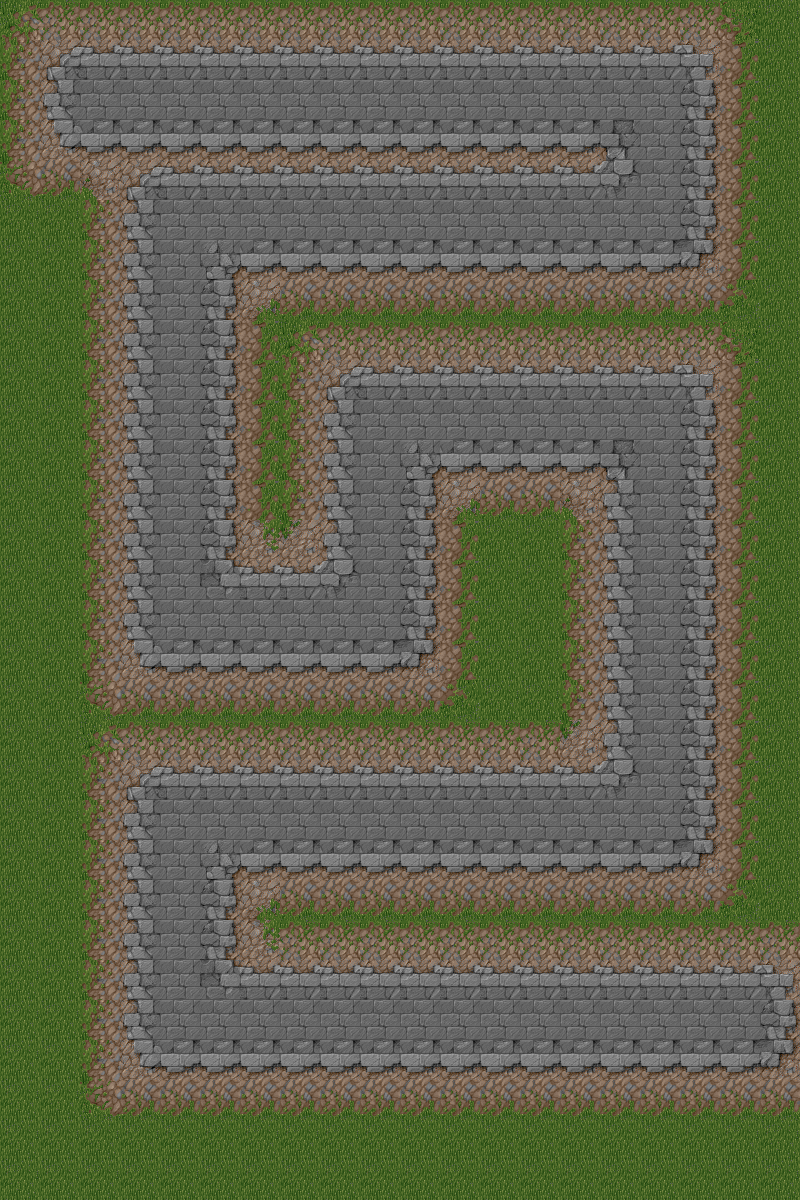

This is a level from a 2D game, rendered from its Tiled map with the project's own tilesets. A one-line summary and the complete map file follow:
An orthogonal 20x30 tile map with 40x40 px tiles, 1 tile layer (background) and 12 objects (12x waypoint).

<map version="1.0" tiledversion="1.0.3" orientation="orthogonal" renderorder="left-up" width="20" height="30" tilewidth="40" tileheight="40" nextobjectid="21">
 <tileset firstgid="1" source="../tilesets/map.tsx" />
 <objectgroup color="#e60000" name="waypoints">
  <object id="1" name="begin" type="waypoint" x="80" y="80">
   <properties>
    <property name="begin" type="bool" value="true" />
    <property name="order" type="int" value="0" />
   </properties>
  </object>
  <object id="2" name="end" type="waypoint" x="720" y="1000">
   <properties>
    <property name="end" type="bool" value="true" />
    <property name="order" type="int" value="11" />
   </properties>
  </object>
  <object id="3" name="wp1" type="waypoint" x="640" y="80">
   <properties>
    <property name="order" type="int" value="1" />
   </properties>
  </object>
  <object id="4" name="wp2" type="waypoint" x="640" y="200">
   <properties>
    <property name="order" type="int" value="2" />
   </properties>
  </object>
  <object id="5" name="wp3" type="waypoint" x="160" y="200">
   <properties>
    <property name="order" type="int" value="3" />
   </properties>
  </object>
  <object id="6" name="wp4" type="waypoint" x="160" y="600">
   <properties>
    <property name="order" type="int" value="4" />
   </properties>
  </object>
  <object id="7" name="wp5" type="waypoint" x="360" y="600">
   <properties>
    <property name="order" type="int" value="5" />
   </properties>
  </object>
  <object id="8" name="wp6" type="waypoint" x="360" y="400">
   <properties>
    <property name="order" type="int" value="6" />
   </properties>
  </object>
  <object id="9" name="wp7" type="waypoint" x="640" y="400">
   <properties>
    <property name="order" type="int" value="7" />
   </properties>
  </object>
  <object id="10" name="wp8" type="waypoint" x="640" y="800">
   <properties>
    <property name="order" type="int" value="8" />
   </properties>
  </object>
  <object id="11" name="wp9" type="waypoint" x="160" y="800">
   <properties>
    <property name="order" type="int" value="9" />
   </properties>
  </object>
  <object id="12" name="wp10" type="waypoint" x="160" y="1000">
   <properties>
    <property name="order" type="int" value="10" />
   </properties>
  </object>
 </objectgroup>
 <layer name="background" width="20" height="30">
  <data encoding="csv">
1,2,2,2,2,2,2,2,2,2,2,2,2,2,2,2,2,2,3,28,
13,49,50,50,50,50,50,50,50,50,50,50,50,50,50,50,50,51,15,28,
13,61,62,62,62,62,62,62,62,62,62,62,62,62,62,62,62,63,15,28,
13,73,74,74,74,74,74,74,74,74,74,74,74,74,74,64,62,63,15,28,
25,26,16,49,50,50,50,50,50,50,50,50,50,50,50,52,62,63,15,28,
28,28,13,61,62,62,62,62,62,62,62,62,62,62,62,62,62,63,15,28,
28,28,13,61,62,65,74,74,74,74,74,74,74,74,74,74,74,75,15,28,
28,28,13,61,62,63,17,26,26,26,26,26,26,26,26,26,26,26,27,28,
28,28,13,61,62,63,15,1,2,2,2,2,2,2,2,2,2,2,3,28,
28,28,13,61,62,63,15,13,49,50,50,50,50,50,50,50,50,51,15,28,
28,28,13,61,62,63,15,13,61,62,62,62,62,62,62,62,62,63,15,28,
28,28,13,61,62,63,15,13,61,62,65,74,74,74,74,64,62,63,15,28,
28,28,13,61,62,63,15,13,61,62,63,17,26,26,16,61,62,63,15,28,
28,28,13,61,62,63,5,4,61,62,63,15,28,28,13,61,62,63,15,28,
28,28,13,61,62,53,50,50,52,62,63,15,28,28,13,61,62,63,15,28,
28,28,13,61,62,62,62,62,62,62,63,15,28,28,13,61,62,63,15,28,
28,28,13,73,74,74,74,74,74,74,75,15,28,28,13,61,62,63,15,28,
28,28,25,26,26,26,26,26,26,26,26,27,28,28,13,61,62,63,15,28,
28,28,1,2,2,2,2,2,2,2,2,2,2,2,4,61,62,63,15,28,
28,28,13,49,50,50,50,50,50,50,50,50,50,50,50,52,62,63,15,28,
28,28,13,61,62,62,62,62,62,62,62,62,62,62,62,62,62,63,15,28,
28,28,13,61,62,65,74,74,74,74,74,74,74,74,74,74,74,75,15,28,
28,28,13,61,62,63,17,26,26,26,26,26,26,26,26,26,26,26,27,28,
28,28,13,61,62,63,5,2,2,2,2,2,2,2,2,2,2,2,2,2,
28,28,13,61,62,53,50,50,50,50,50,50,50,50,50,50,50,50,50,51,
28,28,13,61,62,62,62,62,62,62,62,62,62,62,62,62,62,62,62,63,
28,28,13,73,74,74,74,74,74,74,74,74,74,74,74,74,74,74,74,75,
28,28,25,26,26,26,26,26,26,26,26,26,26,26,26,26,26,26,26,26,
28,28,28,28,28,28,28,28,28,28,28,28,28,28,28,28,28,28,28,28,
28,28,28,28,28,28,28,28,28,28,28,28,28,28,28,28,28,28,28,28
</data>
 </layer>
</map>
